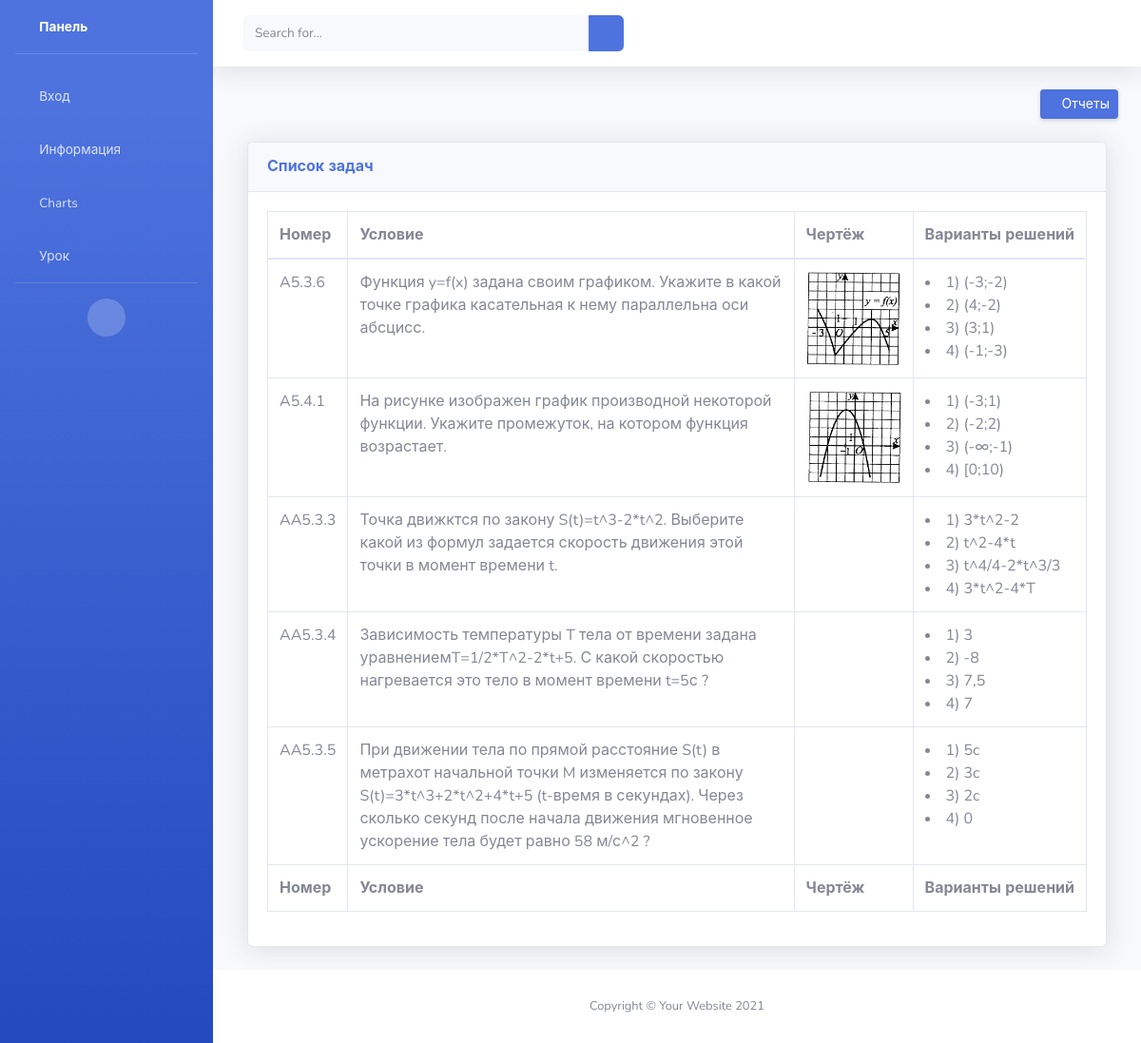
The app's page /table_tasks/ with its own data.
### math_app/models.py (models this page shows, shortened)
class Task(models.Model):
    numtask = models.IntegerField(default=0)
    variant = models.IntegerField(default=0)
    group = models.CharField(max_length=5)
    question = models.TextField(blank=True)
    img = models.ImageField( upload_to='task', blank=True, null=True )

class Version(models.Model):
    npp = models.IntegerField(default=0)
    variant = models.CharField(max_length=100)
    correct = models.BooleanField(default=False)
    task = models.ForeignKey(Task, on_delete=models.CASCADE, null=True)

### math_app/views.py (the view)
# urls.py: path('table_tasks/', views.tasks_page, name='tasks_table'),
def tasks_page( request ):
    tasks = Task.objects.all()
    lst_data = []
    for item in tasks:
        id = item.id
        vers = Version.objects.filter( task = id )
        lst= []
        for i,v in enumerate(vers):
           lst.append(v)
        dic = { 'task':item, 'vers':lst }
        lst_data.append( dic )
    return render( request,
                   'math_app/table_tasks.html',
                   context={ 'nametable':'Список задач', 'tasks':lst_data } )

### math_app/templates/math_app/table_tasks.html (shortened to what this page needs)
{% extends 'base.html' %}
{% block content1 %}
                <div class="container-fluid">
                    <div class="card shadow mb-4">
                        <div class="card-header py-3">
                            <h6 class="m-0 font-weight-bold text-primary">{{nametable}}</h6>
                        </div>
                        <div class="card-body">
                            <div class="table-responsive">
                                <table class="table table-bordered" id="dataTable" width="100%" cellspacing="0">
                                    <thead>
                                        <tr>
                                            <th>Номер</th>
                                            <th>Условие</th>
                                            <th>Чертёж</th>
                                            <th>Варианты&nbspрешений</th>
                                        </tr>
                                    </thead>
                                    <tfoot>
                                        <tr>
                                            <th>Номер</th>
                                            <th>Условие</th>
                                            <th>Чертёж</th>
                                            <th>Варианты решений</th>
                                        </tr>
                                    </tfoot>
                                    <tbody>
                                        {%  for item in tasks %}
                                            <tr>
                                                <td>{{item.task.group}}.{{item.task.variant}}.{{item.task.numtask}}</td>
                                                <td>{{item.task.question}}</td>
                                                <td>    {% if item.task.img %}
                                                            <img src="{{item.task.img.url}}" width="100" height="100">
                                                        {% endif %}
                                                </td>
                                                <td>
                                                    <lo>
                                                         {%  for v in item.vers %}
                                                                <li>
                                                                    {% autoescape off %}
                                                                    {{v.npp}})  {{v.variant}}
                                                                    {% endautoescape %}
                                                                </li>
                                                        {% endfor %}
                                                    </lo>
                                                </td>
                                            </tr>
                                        {% endfor %}
                                    </tbody>
                                </table>
                            </div>
                        </div>
                    </div>
                </div>
{% endblock %}

### templates/base.html (shortened to what this page needs)
{% load static %}
<!DOCTYPE html>
<html lang="en">
<head>
    <link href="{% static 'vendor/fontawesome-free/css/all.min.css' %}" rel="stylesheet" type="text/css">
    <link href="{% static 'css/sb-admin-2.min.css' %}" rel="stylesheet">
</head>
<body id="page-top">
    <div id="wrapper">
        <ul class="navbar-nav bg-gradient-primary sidebar sidebar-dark accordion" id="accordionSidebar">
            <li class="nav-item active">
                <a class="nav-link" href="{% url 'math_app:index' %}">
					<i class="fas fa-fw fa-tachometer-alt"></i>
                    <span>Панель</span></a>
            </li>
            <hr class="sidebar-divider">
            <li class="nav-item">
                <a class="nav-link collapsed" href="#" data-toggle="collapse" data-target="#collapsePages"
                    aria-expanded="true" aria-controls="collapsePages">
                    <i class="fas fa-fw fa-folder"></i>
                    <span>Вход</span>
                </a>
            </li>
			<li class="nav-item">
                <a class="nav-link collapsed" href="#" data-toggle="collapse" data-target="#collapsePages2"
                    aria-expanded="true" aria-controls="collapsePages">
                    <i class="fas fa-fw fa-table"></i>
                    <span>Информация</span>
                </a>
            </li>
            <li class="nav-item">
				<a class="nav-link" href="#">
					<i class="fas fa-fw fa-chart-area"></i>
                    <span>Charts</span></a>
            </li>
            <li class="nav-item">
                <a class="nav-link" href="{% url 'math_app:lesson' %}">
					<i class="fas fa-fw fa-table"></i>
                    <span>Урок</span></a>
            </li>
            <hr class="sidebar-divider d-none d-md-block">
            <div class="text-center d-none d-md-inline">
                <button class="rounded-circle border-0" id="sidebarToggle"></button>
            </div>
        </ul>
        <div id="content-wrapper" class="d-flex flex-column">
            <div id="content">
                <nav class="navbar navbar-expand navbar-light bg-white topbar mb-4 static-top shadow">
                    <form
                        class="d-none d-sm-inline-block form-inline mr-auto ml-md-3 my-2 my-md-0 mw-100 navbar-search">
                        <div class="input-group">
                            <input type="text" class="form-control bg-light border-0 small" placeholder="Search for..."
                                aria-label="Search" aria-describedby="basic-addon2">
                            <div class="input-group-append">
                                <button class="btn btn-primary" type="button">
                                    <i class="fas fa-search fa-sm"></i>
                                </button>
                            </div>
                        </div>
                    </form>
                </nav>
                <div class="container-fluid">
                    <div class="d-sm-flex align-items-center justify-content-between mb-4">
                        <a href="#" class="d-none d-sm-inline-block btn btn-sm btn-primary shadow-sm"><i
                                class="fas fa-download fa-sm text-white-50"></i> Отчеты</a>
                    </div>
					<div class="row">
                        {% block content1 %} {% endblock %}
                    </div>
                </div>
            </div>
            <footer class="sticky-footer bg-white">
                <div class="container my-auto">
                    <div class="copyright text-center my-auto">
                        <span>Copyright &copy; Your Website 2021</span>
                    </div>
                </div>
            </footer>
        </div>
    </div>
</body>
</html>

### records on screen
Task: task.group "A5", task.variant "3", task.numtask "6", task.question "Функция y=f(x) задана своим графиком. Укажите в какой точке графика касательная к нему параллельна оси абсцисс.", task.img (picture)
Version: npp "1", variant "(-3;-2)"
Version: npp "2", variant "(4;-2)"
Version: npp "3", variant "(3;1)"
Version: npp "4", variant "(-1;-3)"
Task: task.group "A5", task.variant "4", task.numtask "1", task.question "На рисунке изображен график производной некоторой функции. Укажите промежуток, на котором функция возрастает.", task.img (picture)
Version: npp "1", variant "(-3;1)"
Version: npp "2", variant "(-2;2)"
Version: npp "3", variant "(-∞;-1)"
Version: npp "4", variant "[0;10)"
Task: task.group "AA5", task.variant "3", task.numtask "3", task.question "Точка движктся по закону S(t)=t^3-2*t^2. Выберите какой из формул задается скорость движения этой точки в момент времени t."
Version: npp "1", variant "3*t^2-2"
Version: npp "2", variant "t^2-4*t"
Version: npp "3", variant "t^4/4-2*t^3/3"
Version: npp "4", variant "3*t^2-4*T"
Task: task.group "AA5", task.variant "3", task.numtask "4", task.question "Зависимость температуры T тела от времени задана уравнениемT=1/2*T^2-2*t+5. С какой скоростью нагревается это тело в момент времени t=5с ?"
Version: npp "1", variant "3"
Version: npp "2", variant "-8"
Version: npp "3", variant "7,5"
Version: npp "4", variant "7"
Task: task.group "AA5", task.variant "3", task.numtask "5", task.question "При движении тела по прямой расстояние S(t) в метрахот начальной точки M изменяется по закону S(t)=3*t^3+2*t^2+4*t+5 (t-время в секундах). Через сколько секунд после начала движения мгновенное ускорение тела будет равно 58 м/с^2 ?"
Version: npp "1", variant "5c"
Version: npp "2", variant "3c"
Version: npp "3", variant "2c"
Version: npp "4", variant "0"

### other values on screen
{{ nametable }} "Список задач"
